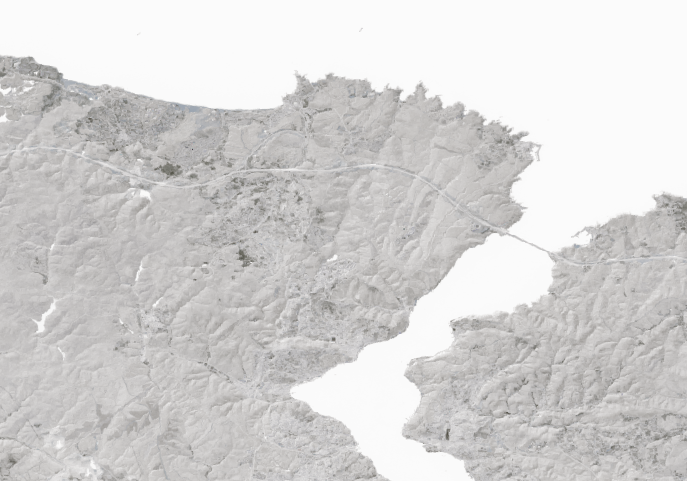
#> input picture landsat_cropped.tif, 687 x 481 px, found by its file name
$ python pansharpening_l8_s2.py
#> lines starting #> are read from the running program, lines starting #| are printed output that depends on the picture; pictures that were not available may be replaced by others from this repository, and a replacement may not be noted
import numpy as np
import tifffile as tiff
import matplotlib.pyplot as plt

from skimage.transform import rescale
import skimage.color as color


#Landsat8 Image(Blue-Red-Green-NIR bands are stacked)
m =tiff.imread('D:/pansharpening_l8_s2/landsat_cropped.tif')
#> m is the input picture: shape (481, 687, 4) uint16; mean R, G, B, A 8490.9, 7594.8, 7053.4, 9920.1

#Sentinel2 Image(NIR band)
pan = tiff.imread('D:/pansharpening_l8_s2/sentinel_cropped.tif')

print ('m_shape: ', m.shape)
#| m_shape:  (481, 687, 4)
print ('pan_shape: ', pan.shape)
#| pan_shape:  (481, 687, 4)


#Image Enhancement Technique
def stretch(bands, lower_percent=2, higher_percent=98):
    out = np.zeros_like(bands)
    for i in range(3):
        a = 0
        b = 255
        c = np.percentile(bands[:,:,i], lower_percent)
        d = np.percentile(bands[:,:,i], higher_percent)
        t = a + (bands[:,:,i] - c) * (b - a) / (d - c)
        t[t<a] = a
        t[t>b] = b
        out[:,:,i] =t
    return out.astype(np.uint8)


#Pansharpening Function
def pansharpen(m, pan, method='browley', W=0.1, all_data=  False):

    # get m_bands
#> called with method = 'simple_browley', W = 0.1, all_data = True
    rgbn = np.empty((m.shape[0], m.shape[1], 4))

    rgbn[:,:,2] = m[:,:,2] # red
    rgbn[:,:,1] = m[:,:,1] # green
    rgbn[:,:,0] = m[:,:,0] # blue
    rgbn[:,:,3] = m[:,:,3] # NIR-1


    #Scaled them
    rgbn_scaled = np.empty((m.shape[0]*3, m.shape[1]*3, 4))

    for i in range(4):
        img = rgbn[:,:,i]
        scaled = rescale(img, (3,3))
        rgbn_scaled[:,:,i] = scaled
#> this loop made 4 passes
#> pass 1, in pansharpen, `img = rgbn[:,:,i]`:
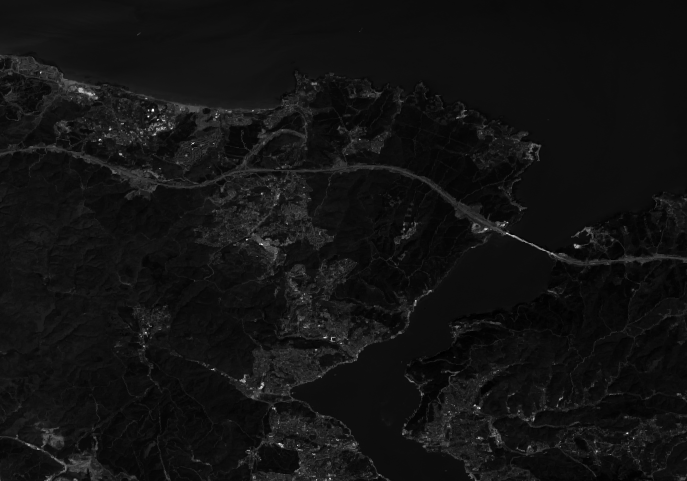
#> img: shape (481, 687) float64; min 7762, max 17583, mean 8490.9; drawn with min black and max white
#> after the loop:
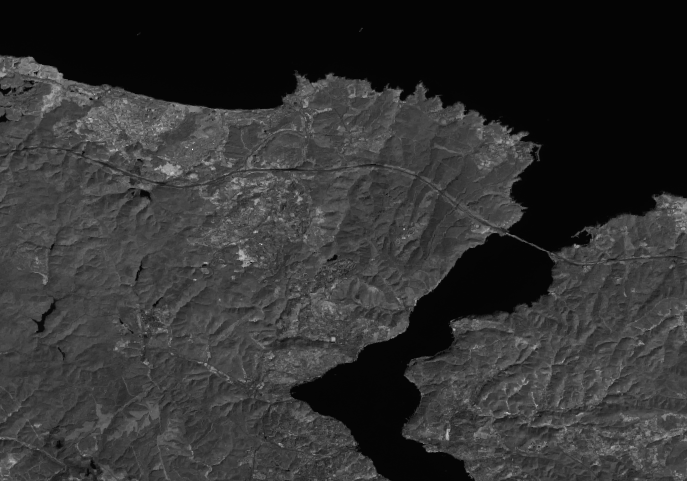
#> img: shape (481, 687) float64; min 4940, max 30392, mean 9920.1; drawn with min black and max white

    # check size and crop for pan band
    if pan.shape[0] < rgbn_scaled.shape[0]:
        rgbn_scaled = rgbn_scaled[:pan.shape[0],:, :]
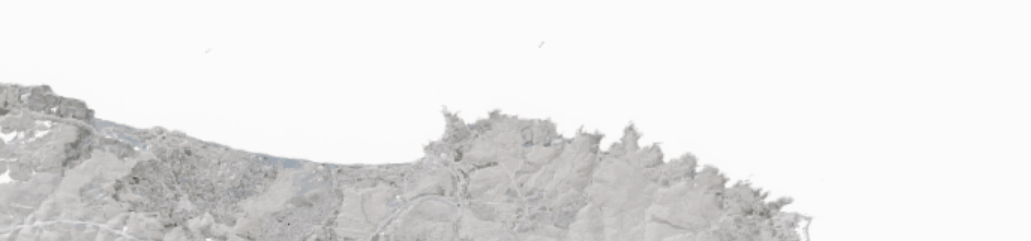
#> rgbn_scaled: shape (481, 2061, 4) float64 (shown at 1/2 size); mean R, G, B, A 8487.6, 7391.1, 6604.7, 7812.9; transparent parts drawn white
    else:
        pan = pan[:rgbn_scaled.shape[0], :]
    if pan.shape[1] < rgbn_scaled.shape[1]:
        rgbn_scaled = rgbn_scaled[:,:pan.shape[1], :]
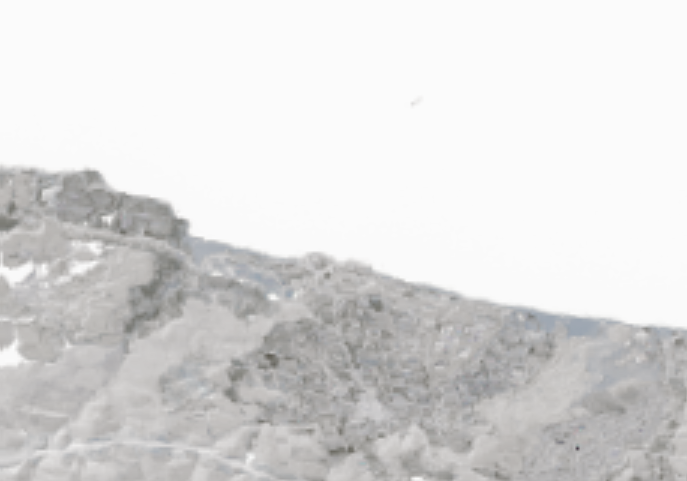
#> rgbn_scaled: shape (481, 687, 4) float64; mean R, G, B, A 8710.4, 7815.1, 7110.2, 9144.5; transparent parts drawn white
    else:
        pan = pan[:,:rgbn_scaled.shape[1]]

    R = rgbn_scaled[:,:,0]
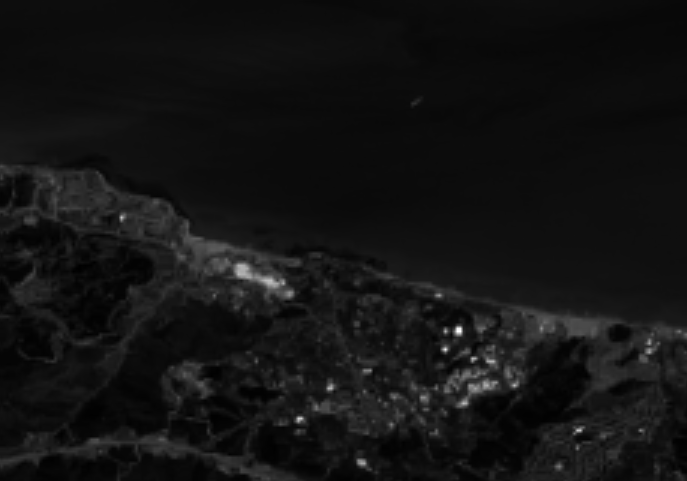
#> R: shape (481, 687) float64; min 7976, max 17583, mean 8710.4; drawn with min black and max white
    G = rgbn_scaled[:,:,1]
    B = rgbn_scaled[:,:,2]
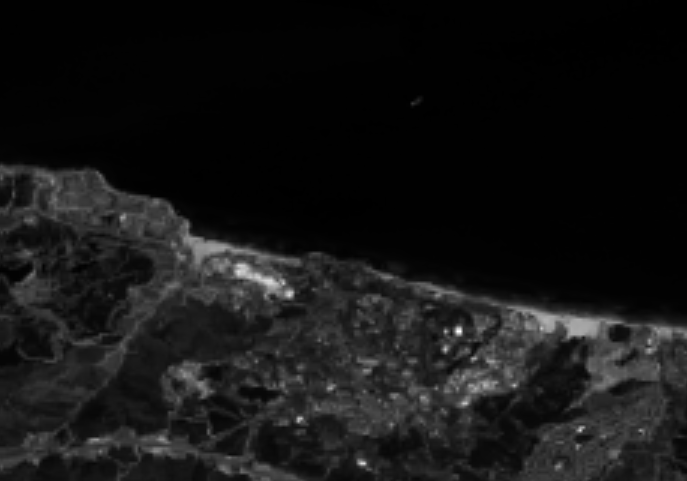
#> B: shape (481, 687) float64; min 5950, max 19442, mean 7110.2; drawn with min black and max white
    I = rgbn_scaled[:,:,3]
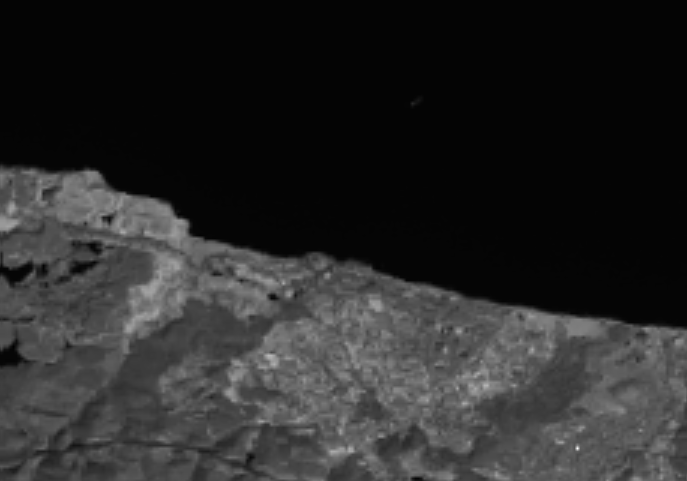
#> I: shape (481, 687) float64; min 4940, max 30392, mean 9144.5; drawn with min black and max white

    image = None

    #Browley transformation is based on spectral modeling and was developed to
    #increase the visual contrast in the high and low ends of the data's histogram.
    if method == 'simple_browley':
        all_in = R+G+B
#> (the run stopped early here; a loop or call above may not have finished)
